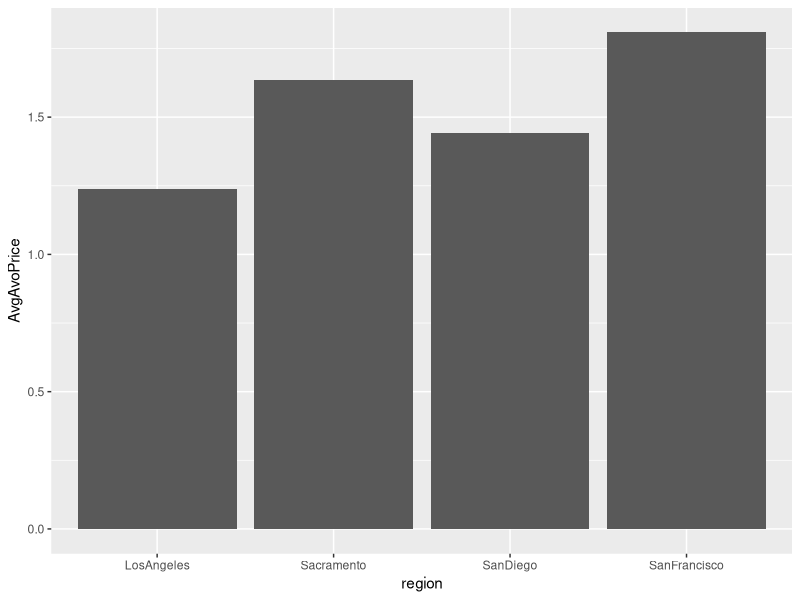
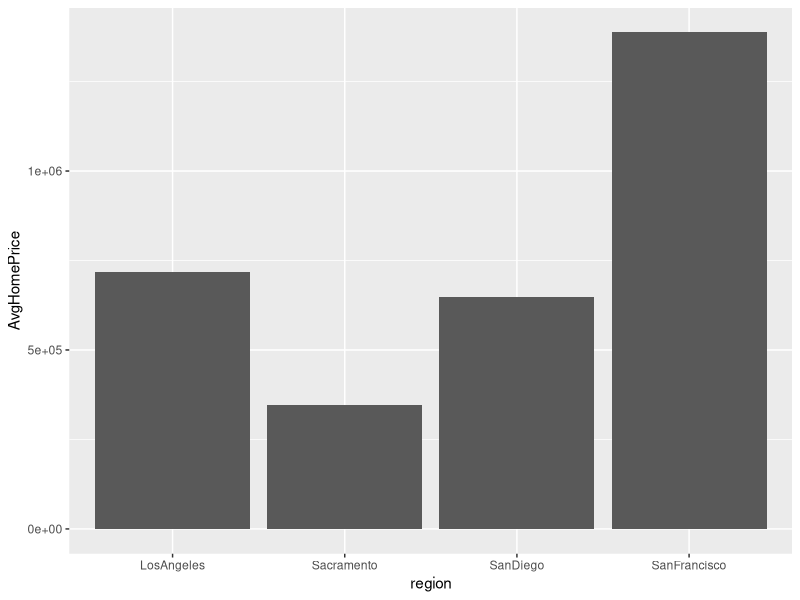
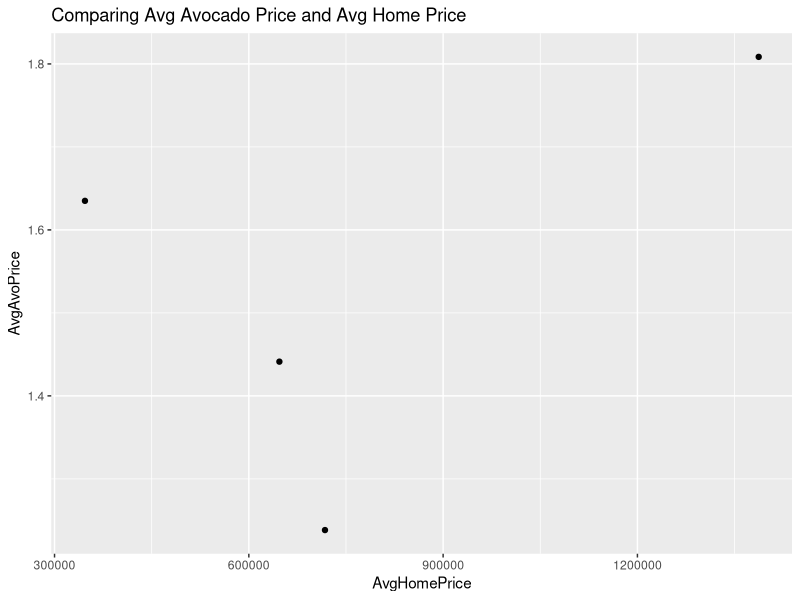

Generate these figures, in order, with R:
## ---- chunk 1
knitr::opts_chunk$set(echo = TRUE)
## ---- chunk 2
library(tidyverse)
## ---- chunk 3
avocado <- read_csv("./avocado.csv")
## ---- chunk 4
California <- avocado %>%
  filter(region %in% c("LosAngeles", "SanDiego", "Sacramento", "SanFrancisco")) %>%
  select(AveragePrice, region) %>%
  group_by(region)%>%
  summarise(meanprice = mean(AveragePrice))


regions <- c("LosAngeles", "SanDiego", "Sacramento", "SanFrancisco")
AvgHomePrice <- c(717583, 647187, 346970, 1387263)
CalforniaHome <-  data_frame(regions, AvgHomePrice)
colnames(CalforniaHome)[1] <- "region"

Compare <- full_join(California, CalforniaHome, by = "region")
colnames(Compare)[2] <- "AvgAvoPrice"
Compare %>%
  ggplot() + geom_col(mapping = aes(x = region, y = AvgAvoPrice))
Compare %>%
  ggplot() + geom_col(mapping = aes(x = region, y = AvgHomePrice))
Compare %>%
 ggplot() + geom_point(mapping = aes(x = AvgHomePrice, y = AvgAvoPrice)) + ggtitle("Comparing Avg Avocado Price and Avg Home Price")
  
  
